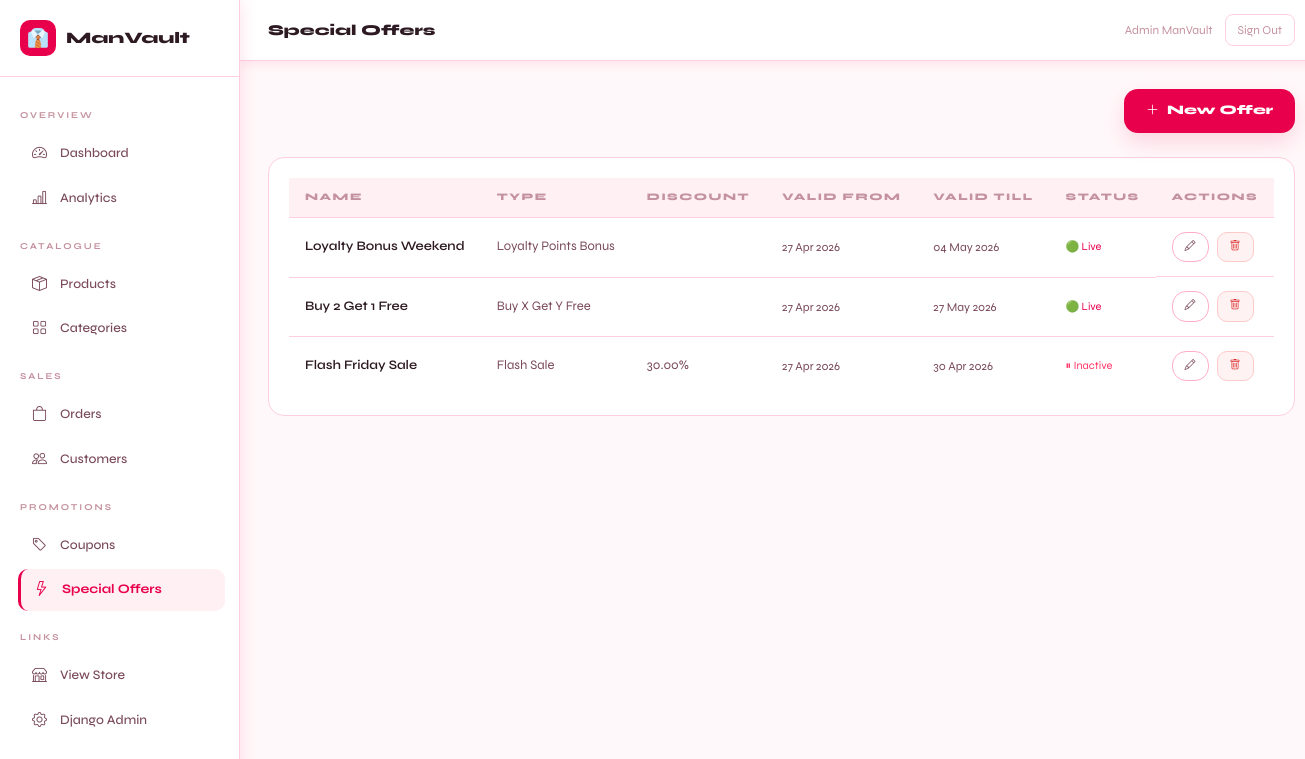
Screenshot of /dashboard/offers/ (signed in) with the database file from the repository.
### accounts/models.py (models this page shows, shortened)
class User(AbstractUser):
    phone = models.CharField(max_length=15, blank=True)
    avatar = models.ImageField(upload_to='avatars/', blank=True, null=True)
    date_of_birth = models.DateField(blank=True, null=True)
    gender = models.CharField(max_length=10, choices=[('M','Male'),('F','Female'),('O','Other')], blank=True)
    email_verified = models.BooleanField(default=False)
    is_google_account = models.BooleanField(default=False)
    loyalty_points = models.PositiveIntegerField(default=0)

### store/models.py (models this page shows, shortened)
class SpecialOffer(models.Model):
    OFFER_TYPES = [
        ('bxgy','Buy X Get Y Free'),
        ('bundle','Bundle Discount'),
        ('flash','Flash Sale'),
        ('loyalty','Loyalty Points Bonus'),
        ('seasonal','Seasonal Offer'),
    ]
    name = models.CharField(max_length=200)
    offer_type = models.CharField(max_length=20, choices=OFFER_TYPES)
    description = models.TextField()
    discount_percent = models.DecimalField(max_digits=5, decimal_places=2, default=0)
    discount_flat = models.DecimalField(max_digits=8, decimal_places=2, default=0)
    buy_quantity = models.PositiveIntegerField(default=1, help_text="For BxGy: buy X")
    get_quantity = models.PositiveIntegerField(default=1, help_text="For BxGy: get Y free")
    applicable_products = models.ManyToManyField(Product, blank=True)
    applicable_categories = models.ManyToManyField(Category, blank=True)
    loyalty_points_multiplier = models.DecimalField(max_digits=4, decimal_places=1, default=1)
    valid_from = models.DateTimeField()
    valid_to = models.DateTimeField()
    is_active = models.BooleanField(default=True)
    banner_image = models.ImageField(upload_to='offers/', blank=True, null=True)
    created_at = models.DateTimeField(auto_now_add=True)
    @property
    def is_live(self):
        now = timezone.now()
        return self.is_active and self.valid_from <= now <= self.valid_to

### dashboard/views.py (the view)
# urls.py: path('offers/', views.offer_list, name='offers'),
@staff_member_required
def offer_list(request):
    offers = SpecialOffer.objects.all().order_by('-created_at')
    return render(request, 'dashboard/offers/list.html', {'offers': offers})

### store/context_processors.py (called while the page is built)
def cart_processor(request):
    cart_count = 0
    try:
        if request.user.is_authenticated:
            cart = Cart.objects.filter(user=request.user).first()
        else:
            sk = request.session.session_key
            cart = Cart.objects.filter(session_key=sk, user=None).first() if sk else None
        if cart: cart_count = cart.item_count
    except: pass
    return {'cart_count': cart_count}

def wishlist_processor(request):
    wishlist_count = 0
    try:
        if request.user.is_authenticated:
            wl = Wishlist.objects.filter(user=request.user).first()
            if wl: wishlist_count = wl.products.count()
    except: pass
    return {'wishlist_count': wishlist_count}

def common_processor(request):
    cats_for_nav = []
    notif_count = 0
    try:
        cats_for_nav = Category.objects.filter(is_active=True)[:8]
        if request.user.is_authenticated:
            notif_count = request.user.notifications.filter(is_read=False).count()
    except: pass
    return {'cats_for_nav': cats_for_nav, 'notif_count': notif_count}

### store/models.py (called while the page is built)
    @property
    def item_count(self):
        return sum(item.quantity for item in self.items.all())

### templates/dashboard/offers/list.html
{% extends 'dashboard/base.html' %}{% block title %}Special Offers{% endblock %}{% block page_title %}Special Offers{% endblock %}
{% block content %}
<div class="d-flex justify-content-end mb-4"><a href="{% url 'dashboard:offer_new' %}" class="mv-btn"><i class="bi bi-plus-lg"></i> New Offer</a></div>
<div class="stat-card">
  <div class="table-responsive">
    <table class="mv-table">
    <thead><tr><th>Name</th><th>Type</th><th>Discount</th><th>Valid From</th><th>Valid Till</th><th>Status</th><th>Actions</th></tr></thead>
    <tbody>
      {% for o in offers %}
      <tr>
        <td style="font-weight:600;color:var(--tx)">{{ o.name }}</td>
        <td>{{ o.get_offer_type_display }}</td>
        <td>{% if o.discount_percent %}{{ o.discount_percent }}%{% endif %} {% if o.discount_flat %}₹{{ o.discount_flat }}{% endif %}</td>
        <td style="font-size:12px">{{ o.valid_from|date:"d M Y" }}</td>
        <td style="font-size:12px">{{ o.valid_to|date:"d M Y" }}</td>
        <td><span style="font-size:11px;color:{% if o.is_live %}var(--acc){% else %}#FF3366{% endif %}">{% if o.is_live %}🟢 Live{% else %}⏸ Inactive{% endif %}</span></td>
        <td class="d-flex gap-2">
          <a href="{% url 'dashboard:offer_edit' o.id %}" class="mv-btn-outline" style="padding:6px 12px;font-size:11px"><i class="bi bi-pencil"></i></a>
          <a href="{% url 'dashboard:offer_delete' o.id %}" class="mv-btn-danger" style="padding:6px 12px;font-size:11px" onclick="return confirm('Delete?')"><i class="bi bi-trash"></i></a>
        </td>
      </tr>
      {% empty %}<tr><td colspan="7" style="text-align:center;padding:40px;color:var(--tx3)">No offers yet</td></tr>{% endfor %}
    </tbody>
  </table>
  </div>
</div>
{% endblock %}

### templates/dashboard/base.html (shortened to what this page needs)
<!DOCTYPE html>
<html lang="en">
<head>
<link href="https://cdn.jsdelivr.net/npm/bootstrap@5.3.0/dist/css/bootstrap.min.css" rel="stylesheet"/>
<link href="https://cdn.jsdelivr.net/npm/bootstrap-icons@1.11.0/font/bootstrap-icons.css" rel="stylesheet"/>
</head>
<body>
<div class="sidebar">
  <div class="sidebar-logo">
    <div class="icon">👔</div>
    <span>ManVault</span>
  </div>
  <div style="padding:12px 8px;flex:1">
    <div class="sidebar-section">Overview</div>
    <a href="{% url 'dashboard:home' %}" class="{% if request.resolver_match.url_name == 'home' %}active{% endif %}">
      <i class="bi bi-speedometer2"></i> Dashboard
    </a>
    <a href="{% url 'dashboard:analytics' %}" class="{% if request.resolver_match.url_name == 'analytics' %}active{% endif %}">
      <i class="bi bi-bar-chart-line"></i> Analytics
    </a>
    <div class="sidebar-section">Catalogue</div>
    <a href="{% url 'dashboard:products' %}" class="{% if 'product' in request.resolver_match.url_name %}active{% endif %}">
      <i class="bi bi-box-seam"></i> Products
    </a>
    <a href="{% url 'dashboard:categories' %}" class="{% if 'categor' in request.resolver_match.url_name %}active{% endif %}">
      <i class="bi bi-grid"></i> Categories
    </a>
    <div class="sidebar-section">Sales</div>
    <a href="{% url 'dashboard:orders' %}" class="{% if 'order' in request.resolver_match.url_name %}active{% endif %}">
      <i class="bi bi-bag"></i> Orders
    </a>
    <a href="{% url 'dashboard:customers' %}" class="{% if 'customer' in request.resolver_match.url_name %}active{% endif %}">
      <i class="bi bi-people"></i> Customers
    </a>
    <div class="sidebar-section">Promotions</div>
    <a href="{% url 'dashboard:coupons' %}" class="{% if 'coupon' in request.resolver_match.url_name %}active{% endif %}">
      <i class="bi bi-tag"></i> Coupons
    </a>
    <a href="{% url 'dashboard:offers' %}" class="{% if 'offer' in request.resolver_match.url_name %}active{% endif %}">
      <i class="bi bi-lightning"></i> Special Offers
    </a>
    <div class="sidebar-section">Links</div>
    <a href="{% url 'store:home' %}" target="_blank"><i class="bi bi-shop"></i> View Store</a>
    <a href="/admin/"><i class="bi bi-gear"></i> Django Admin</a>
  </div>
</div>
<div class="main">
  <div class="top-bar">
    <div class="top-bar-title">{% block page_title %}Dashboard{% endblock %}</div>
    <div style="display:flex;align-items:center;gap:12px">
      <div style="font-size:12px;color:var(--tx3)">{{ request.user.get_full_name|default:request.user.username }}</div>
      <a href="{% url 'accounts:logout' %}"
         style="font-size:12px;color:var(--tx3);border:1.5px solid var(--brd2);
                border-radius:8px;padding:6px 12px;transition:all .2s"
         onmouseover="this.style.borderColor='var(--acc)';this.style.color='var(--acc)'"
         onmouseout="this.style.borderColor='var(--brd2)';this.style.color='var(--tx3)'">
        Sign Out
      </a>
    </div>
  </div>
  <div class="content">
    {% block content %}{% endblock %}
  </div>
</div>
</body>
</html>

### templates/dashboard/base.html (style rules this page uses)
:root { --acc:#E8004D; --acc2:#FF2D6B; --acctx:#fff; --bg:#FFF8FA; --bg2:#FFFFFF; --bg3:#FFF0F4; --brd:#FFADC8; --brd2:#FFCFDF; --tx:#2D1A22; --tx2:#7A4A5A; --tx3:#C4929F; --shadow:rgba(232,0,77,.10); }
* { box-sizing:border-box;margin:0;padding:0 }
body { font-family:'Syne',sans-serif;background:var(--bg);color:var(--tx);display:flex;min-height:100vh }
a { color:inherit;text-decoration:none }
.sidebar { width:240px;background:var(--bg2);border-right:1.5px solid var(--brd2); display:flex;flex-direction:column;position:fixed;height:100vh; overflow-y:auto;z-index:100;box-shadow:2px 0 16px var(--shadow); }
.sidebar-logo { padding:20px;border-bottom:1.5px solid var(--brd2); display:flex;align-items:center;gap:10px; }
.sidebar-logo .icon { width:36px;height:36px;background:var(--acc);border-radius:10px; display:flex;align-items:center;justify-content:center;font-size:18px;color:#fff; }
.sidebar-logo span { font-size:16px;font-weight:800;color:var(--tx) }
.sidebar-section { padding:8px 12px;font-size:9px;letter-spacing:2px;text-transform:uppercase; color:var(--tx3);margin-top:12px;font-weight:700; }
.sidebar a { display:flex;align-items:center;gap:10px;padding:10px 16px; margin:2px 8px;border-radius:10px;font-size:13px;color:var(--tx2); transition:all .15s;font-weight:500; }
.sidebar a:hover,.sidebar a.active { background:var(--bg3);color:var(--acc);transform:translateX(2px); }
.sidebar a.active { font-weight:700;border-left:3px solid var(--acc);padding-left:13px }
.sidebar a i { font-size:15px;width:18px }
.main { margin-left:240px;flex:1;min-height:100vh;display:flex;flex-direction:column }
.top-bar { background:var(--bg2);border-bottom:1.5px solid var(--brd2); padding:14px 28px;display:flex;align-items:center;justify-content:space-between; position:sticky;top:0;z-index:50;box-shadow:0 2px 12px var(--shadow); }
.top-bar-title { font-size:15px;font-weight:800;color:var(--tx) }
.content { padding:28px;flex:1 }
.mv-btn { background:var(--acc);color:var(--acctx);border:none;border-radius:14px; padding:12px 22px;font-weight:800;cursor:pointer;font-size:13px; display:inline-flex;align-items:center;gap:8px;transition:transform .18s,box-shadow .18s,background .18s; box-shadow:0 10px 22px rgba(232,0,77,.14); }
.mv-btn-outline { background:transparent;color:var(--tx2);border:1.5px solid var(--brd); border-radius:14px;padding:10px 20px;font-size:13px;cursor:pointer; display:inline-flex;align-items:center;gap:8px;transition:all .2s; }
.mv-btn-danger { background:#FEF2F2;color:#DC2626;border:1.5px solid #FECACA; border-radius:10px;padding:9px 18px;font-size:13px;cursor:pointer; display:inline-flex;align-items:center;gap:6px;transition:all .2s; }
.stat-card { background:var(--bg2);border:1.5px solid var(--brd2);border-radius:16px;padding:20px; transition:box-shadow .2s; }
.table-responsive { overflow-x:auto; }
.mv-table { width:100%;min-width:720px;border-collapse:collapse;font-size:13px }
.mv-table th { padding:12px 16px;background:var(--bg3);color:var(--tx3); font-size:10px;letter-spacing:1.5px;text-transform:uppercase; border-bottom:1.5px solid var(--brd2);text-align:left;font-weight:800; white-space:nowrap; }
.mv-table td { padding:14px 16px;border-bottom:1px solid var(--brd2);color:var(--tx2);white-space:nowrap }
.mv-table tr:last-child td { border-bottom:none }

### rows the page displays
User: user.get_full_name "Admin ManVault"
SpecialOffer: name "Loyalty Bonus Weekend", offer_type "Loyalty Points Bonus", valid_from "27 Apr 2026", valid_to "04 May 2026", is_active "🟢 Live"
SpecialOffer: name "Buy 2 Get 1 Free", offer_type "Buy X Get Y Free", valid_from "27 Apr 2026", valid_to "27 May 2026", is_active "🟢 Live"
SpecialOffer: name "Flash Friday Sale", offer_type "Flash Sale", discount_percent "30.00", valid_from "27 Apr 2026", valid_to "30 Apr 2026", is_active "⏸ Inactive"
